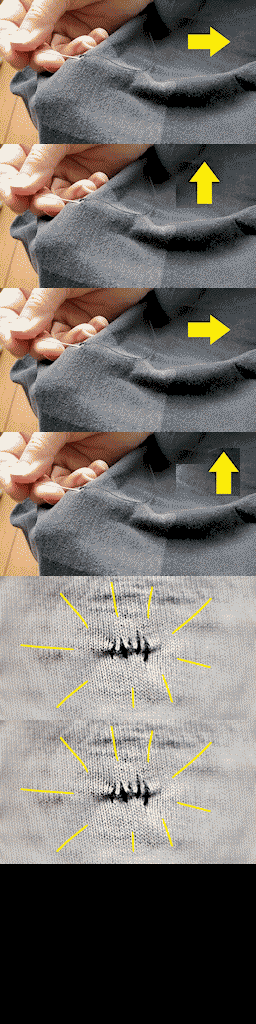

Tiled map render using the project's own tile images. Description and the map definition, with tile-layer contents summarised, below:
An orthogonal 16x64 tile map with 16x16 px tiles, 4 tile layers (map, map_md, objects, foreground), 3 tilesets.

<map version="1.9" tiledversion="1.9.2" orientation="orthogonal" renderorder="right-down" width="16" height="64" tilewidth="16" tileheight="16" hexsidelength="0" infinite="0" nextlayerid="7" nextobjectid="1" compressionlevel="0">
  <properties>
    <property name="override_palette" type="file" value="lvl_sew2.tileset.png" />
  </properties>
  <tileset firstgid="1" source="..\Actors.tsx" />
  <tileset firstgid="257" source="..\Blocks.tsx" />
  <tileset firstgid="513" source="lvl_sew2.tileset.tsx" />
  <layer id="1" name="map" width="16" height="64">
    <data>[1024 cells, 864 non-empty, 857 distinct tile ids]</data>
    <properties>
      <property name="amiga_ocs" type="bool" value="true" />
      <property name="foreground" type="bool" value="false" />
      <property name="megadrive" type="bool" value="true" />
    </properties>
  </layer>
  <layer id="6" name="map_md" width="16" height="64">
    <data>[1024 cells, 845 non-empty, 288 distinct tile ids]</data>
    <properties>
      <property name="amiga_ocs" type="bool" value="false" />
      <property name="foreground" type="bool" value="false" />
      <property name="megadrive" type="bool" value="true" />
    </properties>
  </layer>
  <layer id="2" name="objects" width="16" height="64">
    <data>[1024 cells, 0 non-empty, 0 distinct tile ids]</data>
    <properties>
      <property name="amiga_ocs" type="bool" value="true" />
      <property name="foreground" type="bool" value="false" />
      <property name="megadrive" type="bool" value="true" />
    </properties>
  </layer>
  <layer id="3" name="foreground" width="16" height="64">
    <data>[1024 cells, 0 non-empty, 0 distinct tile ids]</data>
    <properties>
      <property name="amiga_ocs" type="bool" value="true" />
      <property name="foreground" type="bool" value="true" />
      <property name="megadrive" type="bool" value="true" />
    </properties>
  </layer>
  <objectgroup id="5" name="events" />
</map>
